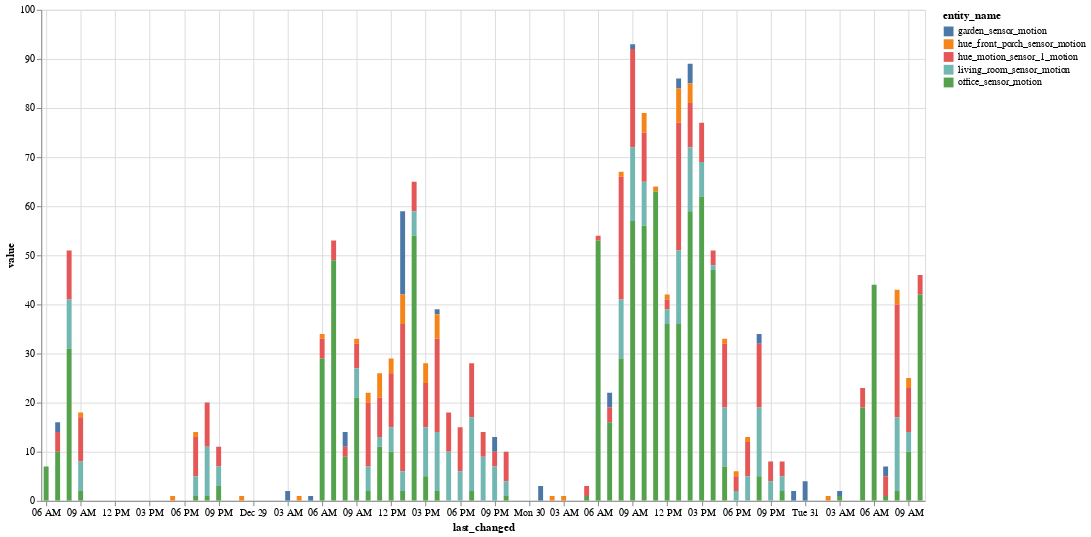

Notebook code cell kept with this figure:
### Code cell
alt.Chart(binary_df_pivot).mark_bar().encode(
    x='last_changed',
    y='value',
    color='entity_name',
    tooltip=['entity_name', 'value', 'last_changed']
).properties(
    width=900,
    height=500
).interactive()

### Figure 1 — Vega-Lite specification as saved in the notebook (floating-point values rounded to 4 significant figures; data arrays with more than 128 entries replaced by an {"elided": "..."} marker saying what was removed)
{"$schema": "https://vega.github.io/schema/vega-lite/v3.4.0.json", "config": {"mark": {"tooltip": null}, "view": {"height": 300, "width": 400}}, "data": {"name": "data-98ba08efe00eb3fd3017c38568e83c4a"}, "datasets": {"data-98ba08efe00eb3fd3017c38568e83c4a": {"elided": "385 records"}}, "encoding": {"color": {"field": "entity_name", "type": "nominal"}, "tooltip": [{"field": "entity_name", "type": "nominal"}, {"field": "value", "type": "quantitative"}, {"field": "last_changed", "type": "temporal"}], "x": {"field": "last_changed", "type": "temporal"}, "y": {"field": "value", "type": "quantitative"}}, "height": 500, "mark": "bar", "selection": {"selector004": {"bind": "scales", "encodings": ["x", "y"], "type": "interval"}}, "width": 900}
